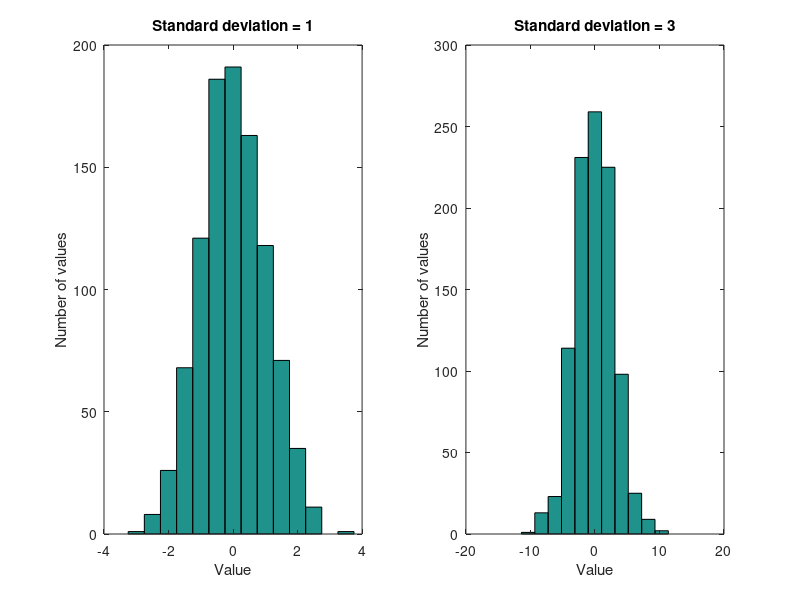
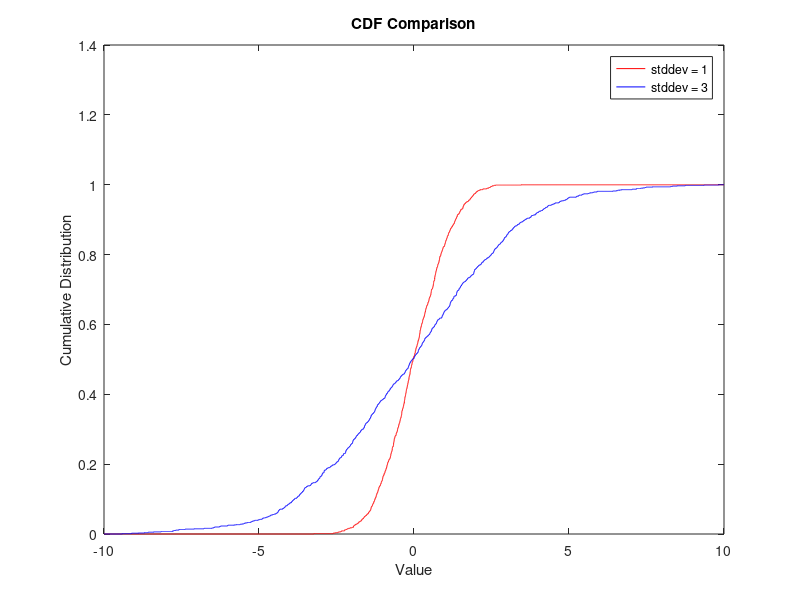

Source code (MATLAB) for these figures, in order: (Note: this script raises an error after producing the figures.)
clear; clc;

% Create an array of 1000 values from a Gaussian with zero mean and one stddev
x = randn(1000,1);

% Create an array of 1000 values from a Gaussian with zero mean and 3 stddev
y = 3*randn(1000,1);

%PLot histograms
figure('Name','CDF comparison of Gaussians with Standard deviation 1 vs. 3');
subplot(1,2,1);
hist(x,[-3.5:0.5:3.5]);
xlabel('Value');
ylabel('Number of values');
title('Standard deviation = 1');
subplot(1,2,2);
hist(y,[-14.5:2.07:14.5]);
xlabel('Value');
ylabel('Number of values');
title('Standard deviation = 3');

%Create and plot CDFs
[nx, xb] = hist(x,[-10:0.001:10]);
[ny, yb] = hist(y,[-10:0.001:10]);

xx = cumsum(nx/sum(nx)); %normalized CDF function to max=1
yy = cumsum(ny/sum(ny));

figure();
plot(xb,xx,'r');
hold on;
plot(yb,yy,'b');
xlabel('Value');
ylabel('Cumulative Distribution');
title('CDF Comparison');
legend('stddev = 1','stddev = 3');

% Compute Smirnov test stastic
D_s = max(abs(xx-yy));

%Find D_S value for confidence of 0.1
D_s_1 = (-(1/2)*((1/1000)+(1/1000))*log(0.1/2))^(1/2);

fprintf('For the null hypothesis to be rejected with confidence 0.1, D_s > %4.5f\n',D_s_1);
fprintf('D_s = %4.5f, which is greater than the needed value\n',D_s);
fprintf('The null hypothesis is rejected with a confidence of 0.1\n\n');

% Find number of runs needed to find at least 1 non-reject at 0.1 confidence
[h, p, D_s_1lim] = kstest2(x,y,0.1);

fprintf('One not rejected conclusion at 0.1 confidence level occurs every %1.5e runs\n\n',p);

% Compute chi-squared value
for i=1:1000
   diff(i) = ((y(i)-x(i))^2)/x(i);
end

chi2 = sum(diff);

fprintf('chi-squared = %4.5f\n',chi2);
